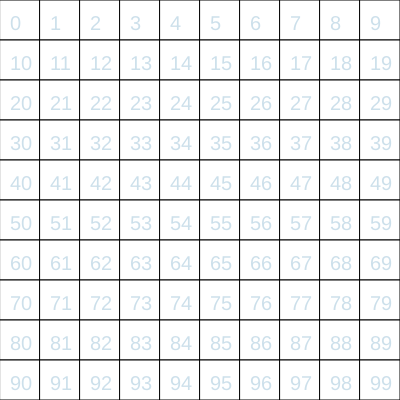
Frame 1 (no input)
Frame 60 (no input): identical to frame 1, image omitted
Frame 120 (the mouse pressed at the canvas centre since frame 60): identical to frame 1, image omitted

The p5.js sketch that drew this single still picture (run headless with seeded random() and noise() and a simulated clock; from frame 60 on, the mouse is pressed at the canvas centre):

// p5.js sketch
// ── sketch.js
class Space {
  constructor(x, y, s, i) {
    this.idx = i
    this.size = s
    this.x = x
    this.y = y
    this.westBound = this.x
    this.eastBound = this.x + this.size
    this.northBound = this.y + this.size
    this.southBound = this.y
    this.boundaries = [this.westBound,this.eastBound,this.northBound,this.southBound]
    this.hit = false
    this.revelead = false
    this.content = null
    this.hint = null
  }
  
  show() {
    rect(this.x, this.y, this.size, this.size) 
    
    if (this.hit) {
      this.reveal()
    } else {
      textSize(20)
      fill(0, 102, 153, 51);
      text(this.idx, this.x + 10, this.y + 30)
      fill(255)           
    }
  }
  
  overlapX() {
    return mouseX > this.westBound && mouseX < this.eastBound
  }
  
  overlapY() {
    return mouseY > this.southBound && mouseY < this.northBound
  }
  
  overlap() {
    return this.overlapX() && this.overlapY()
  }
  
  hasMine() {
    return this.content === 'mine'
  }  
  
  reveal() {
    
    switch (this.content){
      case 'mine':
        circle(this.x + 20, this.y + 20, 20)
        break;
      case 'hint':
        textSize(20)
        fill(0, 102, 153);
        text(this.hint, this.x + 15, this.y + 30)
        fill(255)
        break;
      case 'empty':
        textSize(20)
        fill(0, 102, 153, 51);
        rect(this.x, this.y, this.size, this.size) 
        fill(255)
        break;
    }
    
    this.revelead = true    
  }
}

class Field {
  constructor(w, h, s) {
    this.width = w
    this.height = h
    this.size = s
    this.mines = []
    this.planted = false
    this.hintsGiven = false
    this.spaces = []
  }
  
  build() {
    let x = 0, y = 0, s = this.width / 10
    for (let i = 0; i < this.size; i++) {
      let space = new Space(x,y,s, i)
      space.content = 'empty'
      // uncomment to reveal the space
      //space.hit = true
      this.spaces.push(space)
      x += s
      if (x == this.width) {
        x = 0
        y += s
      }      
    }
  }
  
  plantMines() {
    if (!this.planted) {
      let minesLength = round(random(3, 10))
      
      for (let i = 0; i < minesLength; i++) {
        
        let r = round(random(0, 99))
        
        if (this.mines.includes(r)) {
          r = round(random(0, 99));
        }
        
        this.mines[i] = r
      }

      for (let mine of this.mines) {
        if (!this.spaces[mine].revealed) {
          this.spaces[mine].content = 'mine'
          // uncomment to reveal the mine
          //this.spaces[mine].hit = true
        }
      }
      
      this.planted = true
    }
  }
  
  plantHints() {
    if (!this.hintsGiven) {
      for (let mine of this.mines) {
        
        let hints = []
        
        if (this.spaces[mine].westBound === 0) {
          hints.push(mine - 10)
          hints.push(mine - 9)
          hints.push(mine + 1)
          hints.push(mine + 10)
          hints.push(mine + 11)
        } else if (this.spaces[mine].eastBound === this.width) {
          hints.push(mine - 11)
          hints.push(mine - 10)
          hints.push(mine - 1)
          hints.push(mine + 9)
          hints.push(mine + 10)
        } else if (this.spaces[mine].southBound === this.height) {
          hints.push(mine - 11)
          hints.push(mine - 10)
          hints.push(mine - 9)
          hints.push(mine - 1)
          hints.push(mine + 1)
        } else if (this.spaces[mine].northBound === 0) {
          hints.push(mine - 1)
          hints.push(mine + 1)
          hints.push(mine + 9)
          hints.push(mine + 10)
          hints.push(mine + 11)
        } else {
          hints.push(mine - 11)
          hints.push(mine - 10)
          hints.push(mine - 9)
          hints.push(mine - 1)
          hints.push(mine + 1)
          hints.push(mine + 9)
          hints.push(mine + 10)
          hints.push(mine + 11)
        }
        
        for (let hint of hints) {
          if (this.spaces[hint] !== undefined && this.spaces[hint].content !== 'mine') {
            this.spaces[hint].content = 'hint'
            this.spaces[hint].hint += 1
            // uncomment to reveal the hint
            //this.spaces[hint].hit = true
          }
        }

        console.log(`mine ${mine} hints: ${hints}`)
      }
      
      this.hintsGiven = true
    }
  }
  
  show() {
    this.spaces.forEach((space) => {
      space.show()      
    })
  }
  
  hitAround(space) {
    this.hitSpace(space.idx - 11)
    this.hitSpace(space.idx - 10)
    this.hitSpace(space.idx - 9)
    this.hitSpace(space.idx - 1)
    
    this.hitSpace(space.idx + 1)
    this.hitSpace(space.idx + 9)
    this.hitSpace(space.idx + 10)
    this.hitSpace(space.idx + 11)
  }
  
  hitSpace(idx) {
    if (this.spaceExists(idx)) {
      this.spaces[idx].hit = true
    }
  }
  
  spaceExists(idx) {
    return this.spaces[idx] !== undefined
  }
  
  spaceHasMine(idx) {
    return this.spaceExists(idx) && this.spaces[idx].hasMine()
  }
  
  minesAround(space) {
    let ret = false
    ret = this.spaceHasMine(space.idx - 11)
    ret = ret || this.spaceHasMine(space.idx - 10)
    ret = ret || this.spaceHasMine(space.idx - 9)
    ret = ret || this.spaceHasMine(space.idx - 1)
    ret = ret || this.spaceHasMine(space.idx + 1)
    ret = ret || this.spaceHasMine(space.idx + 9)
    ret = ret || this.spaceHasMine(space.idx + 10)
    ret = ret || this.spaceHasMine(space.idx + 11)
    return ret
  }  
}

function mouseClicked() {
  let space = field.spaces.find(space => space.overlap())
  space.hit = true
  console.log(`Field space ${space.idx} just got hit!`)
}

let field 

function setup() {
  createCanvas(400, 400);
  field = new Field(400, 400, 100)
  field.build()
  field.plantMines()
  field.plantHints()
}

function draw() {
  //background(220);
  
  field.show()    
}
